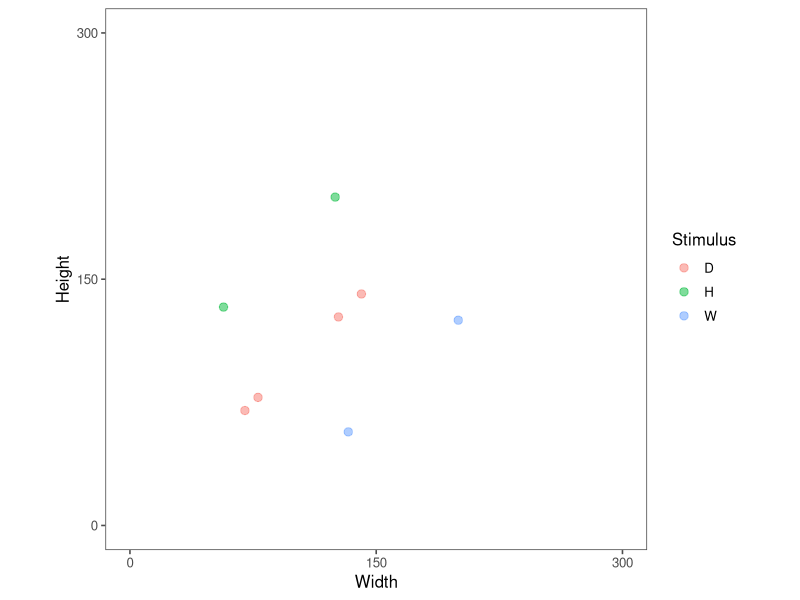
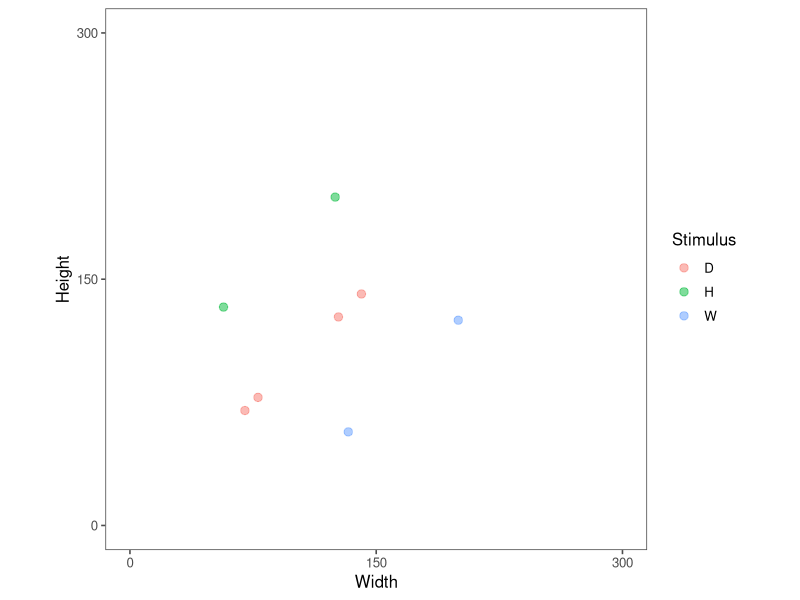

Reproduce these figures in R, in order. (Note: this script raises an error after producing the figures.)
# create stimuli for comparability exp
# UPDATED TO BE HARDER
# RATHER THAN 35 and 20, DISTANCE = 35 & 20
# catch & fillers are created on the fly during experiment
# winter 2025
# setup ======================================================================
# clear environment
rm(list=ls())

# libraries
library(tidyverse)
library(here)

# necessary functions
distance <- function(a,b) sqrt( (a[1]-b[1])^2 + (a[2]-b[2])^2  )
compute_tdd <- function(stim,area) round((1-prod(stim)/area),digits=2)*100

# make stim ======================================================================

# three diagonals
h_upper <- c(125,200)
w_upper <- rev(h_upper)

h_lower <- c(57,133)
w_lower <- rev(h_lower)

# distances are approximately the same across diagonals9
distance(h_lower,w_lower)
distance(h_upper,w_upper)

# areas of each diagonal
area_lower <- prod(h_lower)
area_upper <- prod(h_upper)

# decoy areas - lower diagonal
area_lower_35 <- area_lower*.65
area_lower_20 <- area_lower*.80

# make decoys - lower diagonal
d_lower_35 <- round(rep(sqrt(area_lower_35),2))
d_lower_20 <- round(rep(sqrt(area_lower_20),2))

# tdd check
compute_tdd(d_lower_35, area_lower)
compute_tdd(d_lower_20, area_lower)

# decoy areas - upper diagonal
area_upper_35 <- area_upper*.65
area_upper_20 <- area_upper*.80

# make decoys - upper diagonal
d_upper_35 <- round(rep(sqrt(area_upper_35),2))
d_upper_20 <- round(rep(sqrt(area_upper_20),2))

# tdd check
compute_tdd(d_upper_35, area_upper)
compute_tdd(d_upper_20, area_upper)

# combine stim ======================================================================
# combine all stim in tmp matrix
stim_tmp <- rbind(
  "h_lower_0"=h_lower,
  "w_lower_0"=w_lower,
  "d_lower_35"=d_lower_35,
  "d_lower_20"=d_lower_20,
  "h_upper_0"=h_upper,
  "w_upper_0"=w_upper,
  "d_upper_35"=d_upper_35,
  "d_upper_20"=d_upper_20
)

# combine into nice df
all_stim <- tibble(
  name=rownames(stim_tmp),
  w=unname(stim_tmp[,1]),
  h=unname(stim_tmp[,2])
) %>%
  separate(name,into=c("name","diag","distance")) %>%
  mutate(distance=as.numeric(distance),
         distance=na_if(distance,0),
         area=h*w)

# plotting ======================================================================
p <- all_stim %>%
  mutate(name=toupper(name)) %>%
  ggplot(aes(w,h,col=name))+
  geom_point(size=2.5,alpha=.5)+
  labs(x="Width",y="Height")+
  scale_color_discrete(name="Stimulus")+
  scale_x_continuous(breaks=c(0,150,300))+
  scale_y_continuous(breaks=c(0,150,300))+
  coord_fixed(xlim=c(0,300),ylim=c(0,300))+
  ggthemes::theme_few()
p

# saving stim ======================================================================
p
ggsave(filename=here("specs","stim.jpg"),width=4,height=4)
write_csv(all_stim,file=here("specs","all_stim.csv"))

# catch stim ========================================================================
dlower_w <- seq(h_lower[1],w_lower[1])
dlower_h <- lm(h_lower~w_lower)$coefficients["(Intercept)"]-dlower_w

dupper_w <- seq(h_upper[1],w_upper[1])
dupper_h <- lm(h_upper~w_upper)$coefficients["(Intercept)"]-dupper_w

par(pty='s')
plot(NA,NA,xlim=c(0,300),ylim=c(0,300),xlab="w",ylab="h")
points(dlower_w,dlower_h,pch=".")
points(dupper_w,dupper_h,pch=".")

# catch stim ========================================================================
min(all_stim$w)
max(all_stim$w)
min(all_stim$h)
max(all_stim$h)

w <- runif(10000, 57, 200)
h <- runif(10000, 57, 200)
par(pty='s')
plot(NA,NA,xlim=c(0,300),ylim=c(0,300),xlab="w",ylab="h")
points(w,h,pch=".")
a <- w*h
hist(a)
